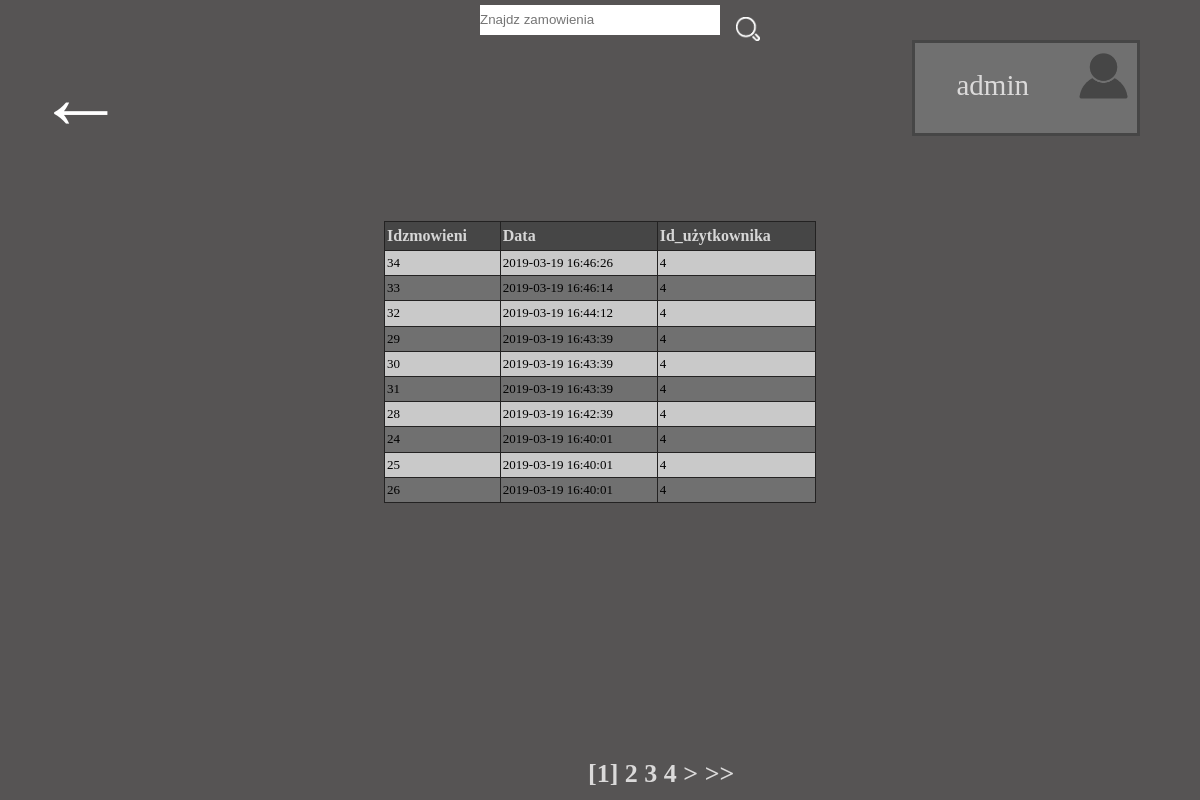
Screenshot of /apka/index.php?page=showdb&sortby=data&way=D (signed in) with the database file from the repository.
### tables this page shows
CREATE TABLE `idzamowienia` (
  `Id` int(11) NOT NULL,
  `data` timestamp NOT NULL DEFAULT CURRENT_TIMESTAMP ON UPDATE CURRENT_TIMESTAMP,
  `User_id` int(11) NOT NULL
);

### apka/page/showdb.php (the view, shortened to what this page needs)
<?php
$way = "ASC";
if(isset($_GET['way']) && $_GET['way']=="D" )
{
 $way ="DESC";
 $to="A";
} else if(isset($_GET['way']) && $_GET['way']=="A" )
{
   $way = "ASC";
   $to="D";
}
if(!isset($_GET['way']))
{
   $sort="A";
}else
{
   $sort=$_GET['way'];
}
if($_SESSION['status']==TRUE && $_SESSION['userid']==1)
{
echo '<form id="chngdata" action="index.php?page=showelements" method="POST">
<input id="zmien" type="text" name="Idzamowienia" placeholder="Znajdz zamowienia" >
 <button id="szukaj"  ><img src="page/search.png"></button>
 </form>';
}
echo '<table class="blueTable">
    <th><a href="index.php?page=showdb&sortby=Id&way='.$to.'">Idzmowieni</a></th>
    <th><a href="index.php?page=showdb&sortby=data&way='.$to.'">Data</a></th>
    ';
  $connection = mysqli_connect('localhost', 'root', '')
  or die('Brak połączenia z serwerem MySQL');
if(!isset($_GET['sortby']))
{
$sortby = 'id';
}else
{
$sortby = $_GET['sortby'];
}
if($_SESSION['status']==TRUE && $_SESSION['userid']==1)
{
   echo '<th><a href="index.php?page=showdb&sortby=User_id&way='.$to.'">Id_użytkownika</a></th>';
   echo '<div id="loglink">
       <a id="account" href="index.php?page=account"><img src="page/avatar1.png"></a>
       <span id="userlogin">'.$_SESSION['userlogin'].' </span>
        </div>
        <a id="back" href="index.php?page=home">&#8592;</a>';
   $sql = 'SELECT COUNT(*) FROM `idzamowienia` ';
   $result = mysqli_query($connection,$sql);
   $r = mysqli_fetch_row($result);
   $numrows = $r[0];
   $rowsperpage = 10;
   $totalpages = ceil($numrows / $rowsperpage);
   if (isset($_GET['currentpage']) && is_numeric($_GET['currentpage'])) {
      $currentpage = (int) $_GET['currentpage'];
   } else {
      $currentpage = 1;
   }
   $offset = ($currentpage - 1) * $rowsperpage;
   $sql = 'SELECT `Id`,`data`,`User_id` FROM `idzamowienia`
   ORDER BY '.$sortby.'  '.$way.'
   LIMIT '.$offset.', '.$rowsperpage.' ';
   $result = mysqli_query($connection,$sql);
   while ($list = mysqli_fetch_assoc($result)) {
      echo '<tr>
      <td> <a  class="rowhref" href="index.php?page=showelements&Id='.$list['Id'].'">'.$list['Id'].'<a/></td>
      <td> <a  class="rowhref" href="index.php?page=showelements&Id='.$list['Id'].'">'.$list['data'].'<a/></td>
      <td> <a  class="rowhref" href="index.php?page=showelements&Id='.$list['Id'].'">'.$list['User_id'].'<a/></td>
      </tr>';
   }
   $range = 3;
   echo "<div id='znaczki'>";
   for ($x = ($currentpage - $range); $x < (($currentpage + $range) + 1); $x++) {
      if (($x > 0) && ($x <= $totalpages)) {
         if ($x == $currentpage) {
            echo " [<b>$x</b>] ";
         } else {
            echo " <a href='index.php?page=showdb&currentpage=$x&way=".$sort."&sortby=".$sortby."'>$x</a> ";
         }
      }
   }
   if ($currentpage != $totalpages) {
      $nextpage = $currentpage + 1;
      echo " <a href='index.php?page=showdb&currentpage=$nextpage&way=".$sort."&sortby=".$sortby."'>></a> ";
      echo " <a href='index.php?page=showdb&currentpage=$totalpages&way=".$sort."&sortby=".$sortby."'>>></a> ";
   }
   echo "</div>";
}
?>
</table><br>
  </body>
</html>

### apka/page/zakupy.css (style rules this page uses)
* { margin: 0; padding: 0; line-height: 1.4em; }
button { border: 0; outline: 0; }
input { border: 0; }
body { background-color: #565454; }
#back { font-size: 90px; font-weight: bold; text-decoration: none; color: #FFFFFF; margin-left: 3%; }
#userlogin { color: #dbdada; display: block; margin-top: 10%; }
#account img { width: 100%; }
#znaczki { position: fixed; bottom: 1% !important; left: 49% !important; color: #dbdada; font-size: 26px; font-weight: bold; text-decoration: none; }
#znaczki a { color: #dbdada; font-size: 26px; text-decoration: none; }
#loglink { position: fixed; right: 5%; top: 5%; width: 19%; min-height: 12%; background-color: #707070; z-index: 3; text-align: center; font-size: 29px; border: 3px solid #464646; box-sizing: border-box; }
#loglink a { text-decoration: none; color: #dbdada; display: block; width: 30%; height: 64px; float: right; }
#zmien { width: 20%; height: 30px; margin-left: 40%; }
#szukaj { background-color: transparent; width: 2%; margin-left: 1%; position: relative; bottom: -17px; }
#szukaj img { width: 100%; }
table.blueTable { background-color: #707070; width: 36%; text-align: left; border-collapse: collapse; margin-left: 32%; margin-top: 5%; color: #c5c5c5; }
table.blueTable td, table.blueTable th { padding: 3px 2px; border: 1px solid #232222; }
table.blueTable th { background-color: #464646; color: #d6d6d6; }
table.blueTable tbody td { font-size: 13px; }
table.blueTable tbody tr td a.rowhref { display: block; width: 100%; height: 100%; color: #000000; text-decoration: none; }
table.blueTable tr:nth-child(even) { background: #c9c9c9; color: #232020; }
table.blueTable th a { text-decoration: none; color: inherit; }

### rows the page displays
idzamowienia: Id "34", data "2019-03-19 16:46:26", User "4"
idzamowienia: Id "33", data "2019-03-19 16:46:14", User "4"
idzamowienia: Id "32", data "2019-03-19 16:44:12", User "4"
idzamowienia: Id "29", data "2019-03-19 16:43:39", User "4"
idzamowienia: Id "30", data "2019-03-19 16:43:39", User "4"
idzamowienia: Id "31", data "2019-03-19 16:43:39", User "4"
idzamowienia: Id "28", data "2019-03-19 16:42:39", User "4"
idzamowienia: Id "24", data "2019-03-19 16:40:01", User "4"
idzamowienia: Id "25", data "2019-03-19 16:40:01", User "4"
idzamowienia: Id "26", data "2019-03-19 16:40:01", User "4"

### other values shown
$_SESSION['userlogin'] "admin"
